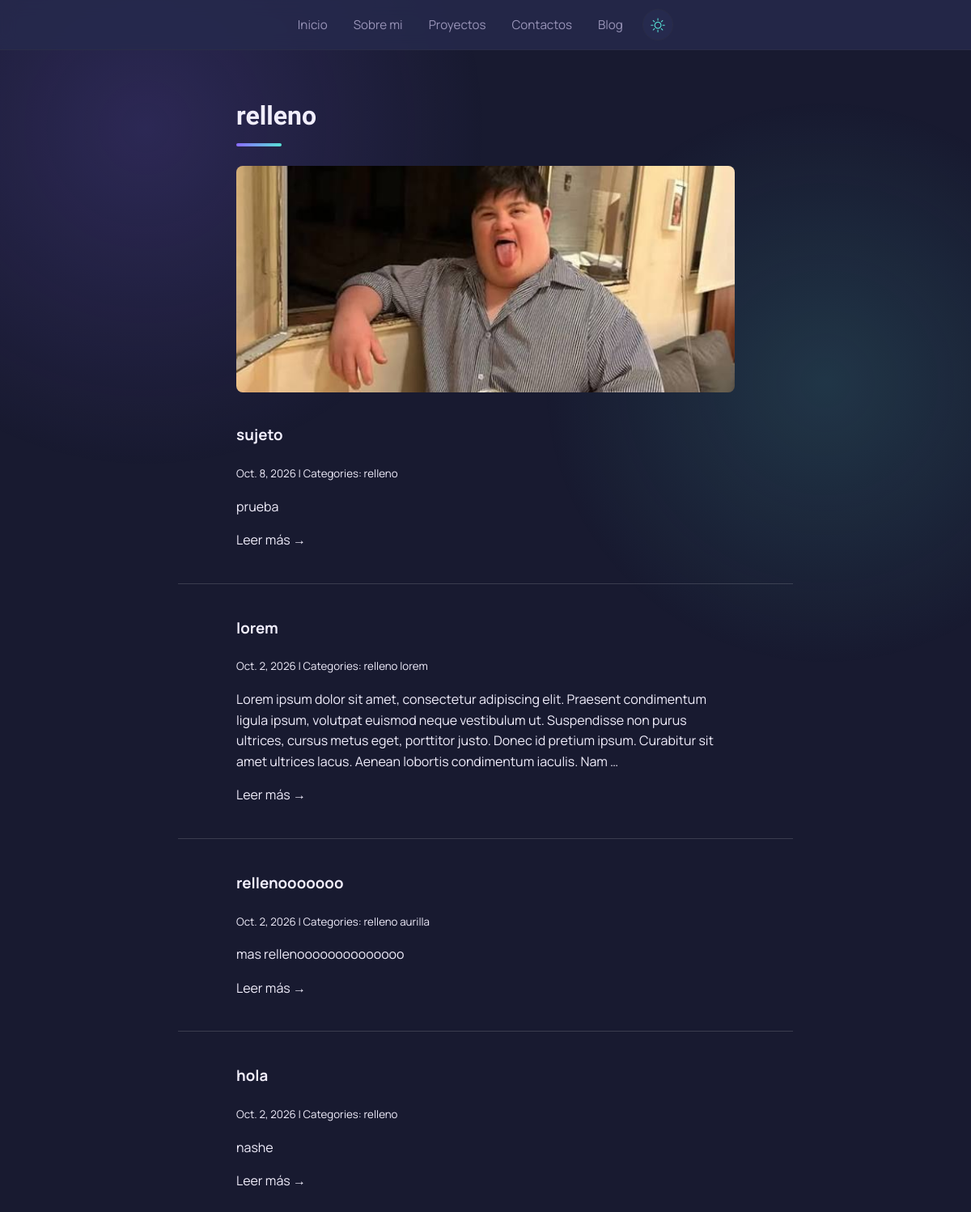
Page /blog/category/relleno/ on the committed database.
### blog/models.py (models this page shows, shortened)
class category(models.Model):
    name = models.CharField(max_length=30)
    class Meta:
        verbose_name_plural = "categories"

class post(models.Model):
    title = models.CharField(max_length=255)
    body = models.TextField()
    created_on = models.DateTimeField(auto_now_add=True)
    last_modified = models.DateTimeField(auto_now=True)
    categories = models.ManyToManyField("category", related_name="posts")
    cover = models.ImageField(upload_to="covers/", blank=True, null=True)

### blog/views.py (the view)
# urls.py: path("category/<category>/", views.blog_category, name="blog_category"),
def blog_category(request, category):
    posts = Post.objects.filter(
        categories__name__contains=category
    ).order_by("-created_on")
    context = {
        "category": category,
        "posts": posts,
    }
    return render(request, "blog/category.html", context)

### blog/templates/blog/category.html
{% extends "blog/index.html" %}
{% block page_title %}
<h2>{{ category }}</h2>
{% endblock page_title %}

### blog/templates/blog/index.html (shortened to what this page needs)
{% extends "base.html" %}
{% block page_content %}
    {% block posts %}
        {% for post in posts %}
            <article class="post-card">
                {% if post.cover %}
                    <a href="{% url 'blog_detail' post.pk %}">
                        <img src="{{ post.cover.url }}" alt="{{ post.title }}" class="post-cover">
                    </a>
                {% endif %}
                <h3><a href="{% url 'blog_detail' post.pk %}">{{ post.title }}</a></h3>
                <small>
                    {{ post.created_on.date }} | Categories:
                    {% for category in post.categories.all %}
                        <a href="{% url 'blog_category' category.name %}">
                            {{ category.name }}
                        </a>
                    {% endfor %}
                </small>
                <p>{{ post.body | truncatewords:40 }}</p>
                <a href="{% url 'blog_detail' post.pk %}">Leer más →</a>
            </article>
        {% endfor %}
    {% endblock posts %}
{% endblock page_content %}

### static/css/styles.css (style rules this page uses)
:root { --fondo: #181a30; --texto: #f1eefc; --violeta: #8b6bff; --celeste: #57e2d6; --borde: #2a2c46; --fondo-suave: #262a4e; --texto-s: #9994b8; }
* { box-sizing: border-box; }
html { scroll-behavior: smooth; }
body { margin: 0; background: var(--fondo); color: var(--texto); font-family: "Manrope", sans-serif; line-height: 1.6; overflow-x: hidden; transition: background-color 0.25s ease, color 0.25s ease; }
body::before { content: ""; position: fixed; inset: 0; z-index: -1; }
a { color: inherit; text-decoration: none; }
html { scrollbar-color: var(--violeta) var(--fondo); scrollbar-width: thin; }
body::before { background: radial-gradient(600px circle at 15% 10%, color-mix(in srgb, var(--violeta) 18%, transparent), transparent 70%), radial-gradient(500px circle at 85% 30%, color-mix(in srgb, var(--celeste) 14%, transparent), transparent 70%); }
main > section, main > :not(section) { animation: aparecer 0.6s ease both; }
main > :not(section) { max-width: 760px; margin-left: auto; margin-right: auto; padding-left: 6vw; padding-right: 6vw; }
main > h2 { font-family: "Exo 2", sans-serif; font-weight: 700; font-size: 2rem; margin-top: 3.5rem; margin-bottom: 1.5rem; }
main > h2::after { content: ""; display: block; width: 56px; height: 4px; margin-top: 0.5rem; border-radius: 4px; background: linear-gradient(90deg, var(--violeta), var(--celeste)); }
main > :last-child { margin-bottom: 4rem; }
.post-card { margin-bottom: 2.5rem; padding-bottom: 2.5rem; border-bottom: 1px solid rgba(255, 255, 255, 0.15); }
.post-card:last-child { border-bottom: none; }
.post-cover { width: 100%; height: 280px; object-fit: cover; border-radius: 8px; margin-bottom: 0.75rem; }

### rows in the picture
category: name "relleno"
post: cover (picture), title "sujeto", created_on "Oct. 8, 2026", body "prueba"
post: title "lorem", created_on "Oct. 2, 2026", body "Lorem ipsum dolor sit amet, consectetur adipiscing elit. Praesent condimentum ligula ipsum, volutpat euismod neque vestibulum ut. Suspendisse non purus ultrices, cursus metus eget, porttitor justo. Donec id pretium ipsum. Curabitur sit amet ultrices lacus. Aenean lobortis condimentum iaculis. Nam …"
category: name "lorem"
post: title "rellenooooooo", created_on "Oct. 2, 2026", body "mas rellenoooooooooooooo"
category: name "aurilla"
post: title "hola", created_on "Oct. 2, 2026", body "nashe"
